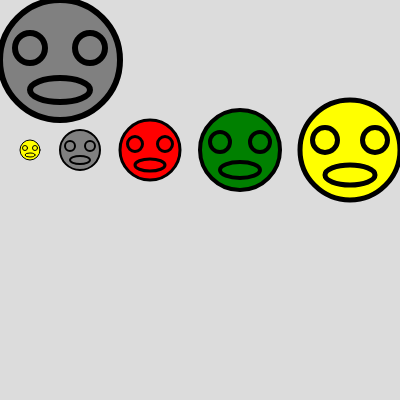
Frame 1 (no input)
Frame 60 (no input): identical to frame 1, image omitted
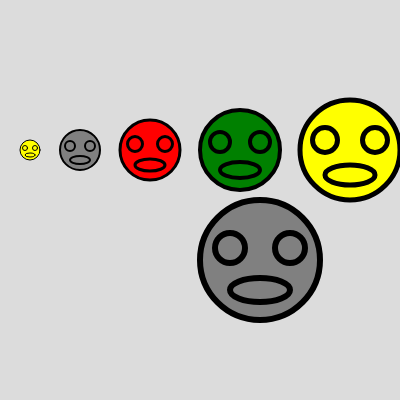
Frame 120 (the mouse pressed at the canvas centre since frame 60)

The p5.js sketch that drew these frames (run headless with seeded random() and noise() and a simulated clock; from frame 60 on, the mouse is pressed at the canvas centre):

// p5.js sketch
// ── sketch.js
function setup() {
  createCanvas(400, 400);
  create_ui();
}

function draw() {
  update_ui()
  background(220);
  draw_head(20, 140, 1, 'yellow');
  draw_head(60, 130, 2, 'gray');
  draw_head(120, 120, 3, 'red');
  draw_head(200, 110, 4, 'green');
  draw_head(300, 100, 5, 'yellow');
  draw_head(mouseX, mouseY, 6, 'gray');
}

function draw_head(xpos, ypos, ascale, acolor) {
  push();
  translate(xpos,ypos)
  scale(ascale)
  fill(acolor)
  circle(10,10,20);
  circle(5,8,5);
  circle(15,8,5);
  ellipse(10,15,10,4);
  pop();
}

function create_ui() {
  createSpan('').id('mox');
  createSpan('').id('moy');
}

function update_ui() {
  select('#mox').html('[mouseX='+mouseX+'] ')
  select('#moy').html('[mouseY='+mouseY+'] ')
}
